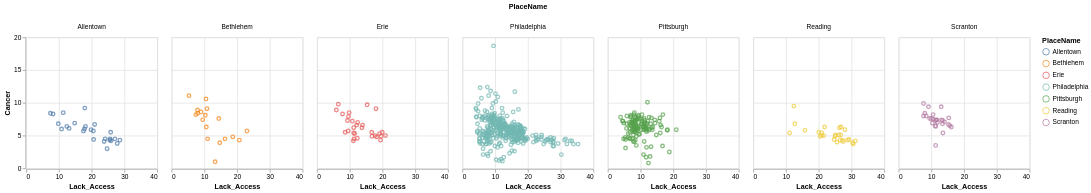

Write a Vega-Lite specification for this figure.
### Vega-Lite specification from a JSON file in a GitHub repository (floating-point values rounded to 4 significant figures; data arrays with more than 128 entries replaced by an {"elided": "..."} marker saying what was removed)
{"config": {"view": {"continuousWidth": 400, "continuousHeight": 300}}, "data": {"name": "data-c86d580591e40072db8e203793a5d621"}, "facet": {"column": {"type": "nominal", "field": "PlaceName"}}, "spec": {"mark": "point", "encoding": {"color": {"type": "nominal", "field": "PlaceName"}, "tooltip": [{"type": "nominal", "field": "Cancer"}, {"type": "nominal", "field": "Lack_Access"}, {"type": "nominal", "field": "TractFIPS"}], "x": {"type": "quantitative", "field": "Lack_Access", "scale": {"zero": false}}, "y": {"type": "quantitative", "field": "Cancer", "scale": {"zero": false}}}, "height": 200, "selection": {"selector070": {"type": "interval", "bind": "scales", "encodings": ["x", "y"]}}, "width": 200}, "$schema": "https://vega.github.io/schema/vega-lite/v4.8.1.json", "datasets": {"data-c86d580591e40072db8e203793a5d621": {"elided": "631 records"}}}
